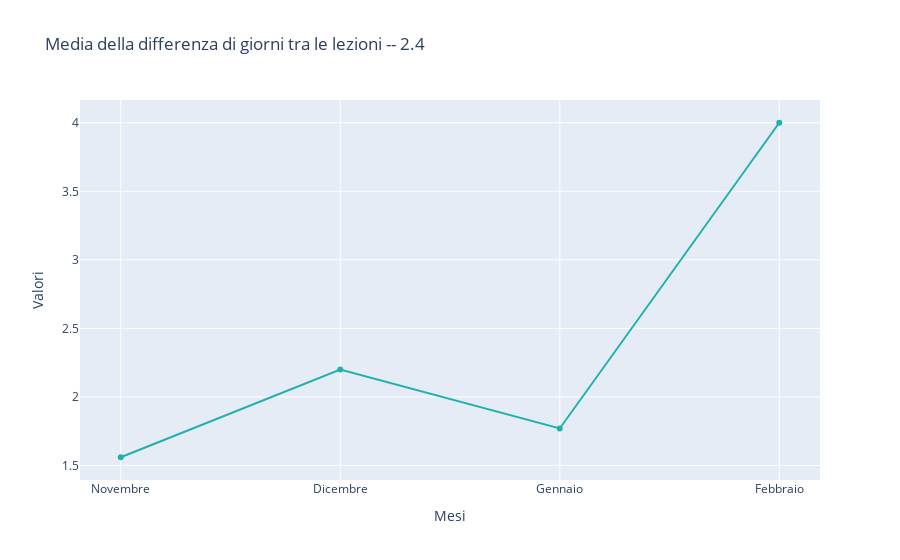

Notebook source saved alongside this figure:
### Code cell
plot_grafico(dizionario_differenza_media, f'Media della differenza di giorni tra le lezioni -- {tutti_media}')

### Figure 1 — Plotly figure (JSON) as saved in the notebook; plotly's stock layout.template omitted (floating-point values rounded to 4 significant figures)
{"data": [{"line": {"color": "lightseagreen"}, "mode": "lines+markers", "name": "f", "type": "scatter", "x": ["Novembre", "Dicembre", "Gennaio", "Febbraio"], "y": [1.56, 2.2, 1.77, 4]}], "layout": {"title": {"text": "Media della differenza di giorni tra le lezioni -- 2.4"}, "xaxis": {"title": {"text": "Mesi"}}, "yaxis": {"title": {"text": "Valori"}}}}
